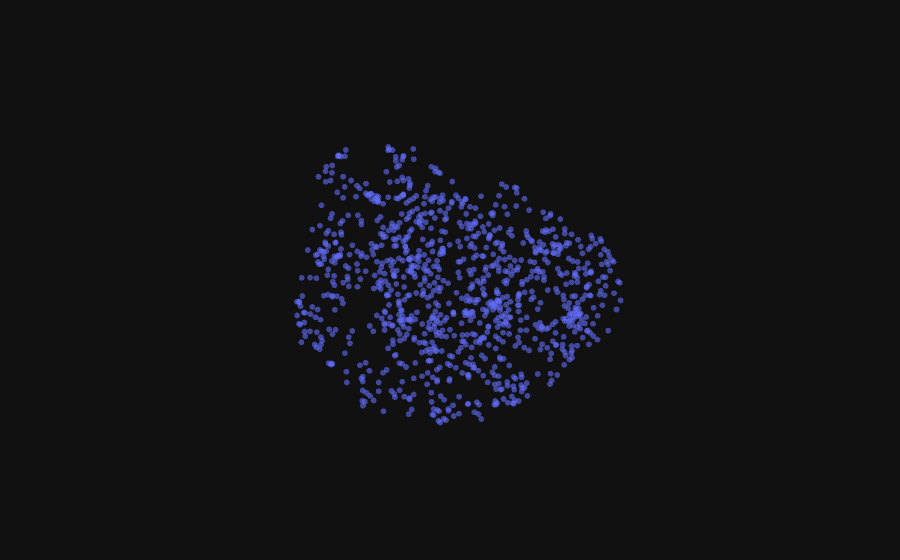

This figure's notebook cell:
### Markdown cell above
Very much a blob, but there are areas of sparsity through the blob which denote some clustering structure, even if only a little.

### Code cell
umap_3d_embedding = umap\
    .UMAP(
        n_neighbors=15,
        min_dist=0.1,
        n_components=3,
        random_state=seed,
    )\
    .fit_transform(df_reduced)

fig = px.scatter_3d(
    x=umap_3d_embedding[:, 0],
    y=umap_3d_embedding[:, 1],
    z=umap_3d_embedding[:, 2],
    opacity=0.6,
)

fig.update_traces(marker_size=2)
fig.update_layout(margin=dict(l=0, r=0, t=0, b=0))
fig.update_scenes(
    xaxis_visible=False,
    yaxis_visible=False,
    zaxis_visible=False
)

fig.show()

### Figure 1 — Plotly figure (JSON) as saved in the notebook; plotly's stock layout.template omitted (floating-point values rounded to 4 significant figures; data arrays with more than 128 entries replaced by an {"elided": "..."} marker saying what was removed)
{"data": [{"hovertemplate": "x=%{x}<br>y=%{y}<br>z=%{z}<extra></extra>", "legendgroup": "", "marker": {"color": "#636efa", "opacity": 0.6, "symbol": "circle", "size": 2}, "mode": "markers", "name": "", "scene": "scene", "showlegend": false, "x": {"elided": "1010 float values"}, "y": {"elided": "1010 float values"}, "z": {"elided": "1010 float values"}, "type": "scatter3d"}], "layout": {"scene": {"domain": {"x": [0.0, 1.0], "y": [0.0, 1.0]}, "xaxis": {"title": {"text": "x"}, "visible": false}, "yaxis": {"title": {"text": "y"}, "visible": false}, "zaxis": {"title": {"text": "z"}, "visible": false}}, "legend": {"tracegroupgap": 0}, "margin": {"t": 0, "l": 0, "r": 0, "b": 0}}}
